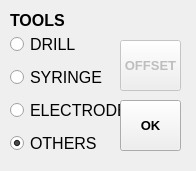
    <widget class="QWidget" name="tools">
     <attribute name="title">
      <string>Tools</string>
     </attribute>
     <widget class="QWidget" name="layoutWidget">
      <property name="geometry">
       <rect>
        <x>10</x>
        <y>30</y>
        <width>177</width>
        <height>132</height>
       </rect>
      </property>
      <layout class="QVBoxLayout" name="verticalLayout_5">
       <item>
        <widget class="QRadioButton" name="drillButton">
         <property name="font">
          <font>
           <pointsize>12</pointsize>
          </font>
         </property>
         <property name="styleSheet">
          <string notr="true"/>
         </property>
         <property name="text">
          <string>DRILL</string>
         </property>
         <property name="checked">
          <bool>false</bool>
         </property>
        </widget>
       </item>
       <item>
        <widget class="QRadioButton" name="syringeButton">
         <property name="font">
          <font>
           <pointsize>12</pointsize>
          </font>
         </property>
         <property name="text">
          <string>SYRINGE</string>
         </property>
         <property name="checked">
          <bool>false</bool>
         </property>
        </widget>
       </item>
       <item>
        <widget class="QRadioButton" name="eletrobutton">
         <property name="font">
          <font>
           <pointsize>12</pointsize>
          </font>
         </property>
         <property name="text">
          <string>ELECTRODE</string>
         </property>
         <property name="checked">
          <bool>false</bool>
         </property>
        </widget>
       </item>
       <item>
        <widget class="QRadioButton" name="outrosButton">
         <property name="font">
          <font>
           <pointsize>12</pointsize>
          </font>
         </property>
         <property name="text">
          <string>OTHERS</string>
         </property>
         <property name="checkable">
          <bool>true</bool>
         </property>
         <property name="checked">
          <bool>true</bool>
         </property>
        </widget>
       </item>
      </layout>
     </widget>
     <widget class="QPushButton" name="pushButton">
      <property name="geometry">
       <rect>
        <x>120</x>
        <y>100</y>
        <width>61</width>
        <height>51</height>
       </rect>
      </property>
      <property name="font">
       <font>
        <pointsize>10</pointsize>
        <weight>75</weight>
        <bold>true</bold>
       </font>
      </property>
      <property name="text">
       <string>OK</string>
      </property>
     </widget>
     <widget class="QPushButton" name="presetbutton">
      <property name="enabled">
       <bool>false</bool>
      </property>
      <property name="geometry">
       <rect>
        <x>120</x>
        <y>40</y>
        <width>61</width>
        <height>51</height>
       </rect>
      </property>
      <property name="font">
       <font>
        <pointsize>10</pointsize>
        <weight>75</weight>
        <bold>true</bold>
       </font>
      </property>
      <property name="text">
       <string>OFFSET</string>
      </property>
     </widget>
     <widget class="QLabel" name="label_9">
      <property name="geometry">
       <rect>
        <x>10</x>
        <y>0</y>
        <width>161</width>
        <height>41</height>
       </rect>
      </property>
      <property name="sizePolicy">
       <sizepolicy hsizetype="Preferred" vsizetype="Preferred">
        <horstretch>0</horstretch>
        <verstretch>0</verstretch>
       </sizepolicy>
      </property>
      <property name="font">
       <font>
        <pointsize>12</pointsize>
        <weight>75</weight>
        <bold>true</bold>
       </font>
      </property>
      <property name="text">
       <string>TOOLS</string>
      </property>
     </widget>
    </widget>
